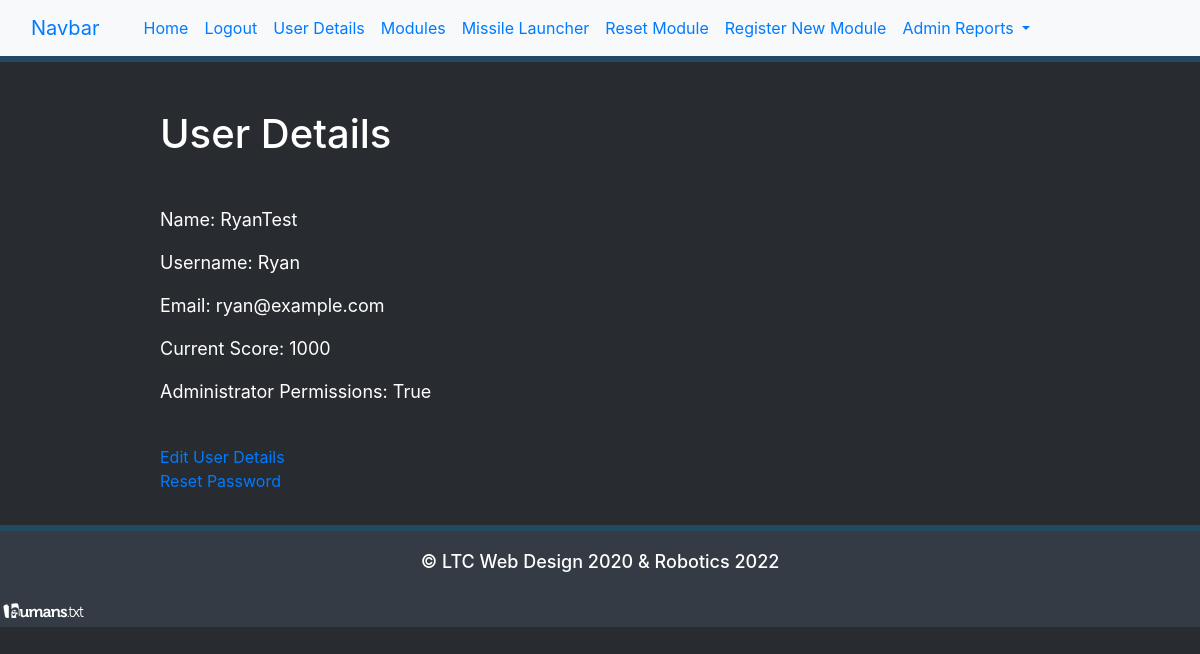
Page /user (signed in) on the committed database.
### models.py (models this page shows, shortened)
class User(UserMixin, db.Model):
    id = db.Column(db.Integer, primary_key=True)
    name = db.Column(db.String(64), index=True, unique=True)
    username = db.Column(db.String(64), index=True, unique=True)
    email = db.Column(db.String(120), index=True, unique=True)
    password_hash = db.Column(db.String(128))
    is_administrator = db.Column(db.Boolean)
    current_score = db.Column(db.Integer)
    active_player = db.Column(db.Boolean)
    def is_admin(self):
        if self.is_administrator == bool('true'):
            print("{} is an Administrator".format(self.username))
            return True
        else:
            print("{} is a Regular User".format(self.username))
            return False

### bp_game_management.py (the view)
@game_management_blueprint.route('/user', )
@login_required
def game_user_details():
    return render_template("user.html", title="User Details", user=current_user)

### models.py (called while the page is built)
@login.user_loader
def load_user(id):
    return User.query.get(int(id))

### templates/user.html
{% extends 'base.html' %}
{% block header %}
    <h1>{% block title %} {{ title }}   {% endblock %}</h1>
{% endblock %}
{% block content %}
    <p>Name: {{ user.name }}</p>
    <p>Username: {{ user.username }}</p>
    <p>Email: {{ user.email }}</p>
    <p>Current Score: {{ user.current_score }}</p>
    <p>Administrator Permissions: {{ user.is_administrator }}</p>
    <br>
    <a href=\edit_user\{{user.id}}>Edit User Details</a> <br>
    <a href=\reset_password\{{ user.id }}>Reset Password</a>
{% endblock %}

### templates/base.html (style rules this page uses)
h1 { padding-bottom: 40px; color: white; }
p { font-size: 18px; color: white; }

### rows in the picture
User: name "RyanTest", username "Ryan", email "ryan@example.com", is_administrator "True"

### other values in the picture
{{ title }} "User Details"
{{ user.current_score }} "1000"
